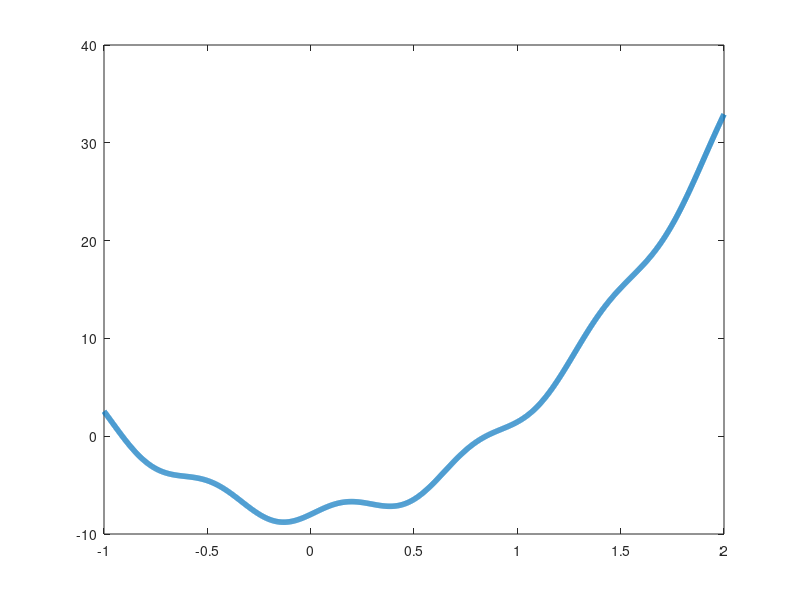

The MATLAB source for this figure: (Note: this script raises an error after producing the figure.)

clc
clear all

a=0.00
b=1.00
eps=0.00010
% f= @(x) x.*x.*x-2
f= @(x) 10.*x.*x+sin(10.*x)-8

plot(-1:0.001:2,f(-1:0.001:2),"LineWidth",4)
hold on
i=1;
iLimit=100;

if f(a)*f(b)<0
    disp("it is possible")
    xk=b
    xkm1=a

    while (1)

        xkp1=  (xk-xkm1)/ (f(xk)-f(xkm1))

        
        plot(xi,f(xi),".r","MarkerSize",30)

        if (f(xk)==0 || f(xkp1) || i>iLimit)
            break;
        end
        xkp1=xk;
        xk=xkp1;
        i=i+1;
    end
else
    disp("no possible ")
end

i